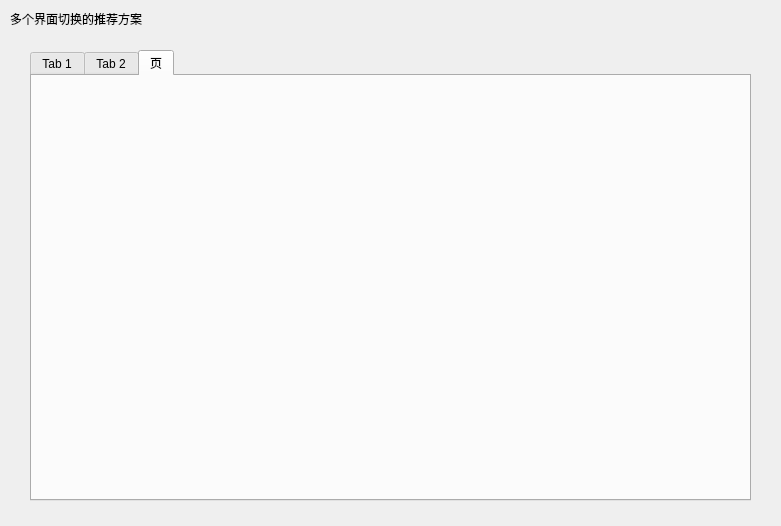
<?xml version="1.0" encoding="UTF-8"?>
<ui version="4.0">
 <class>MulTabDemo</class>
 <widget class="QWidget" name="MulTabDemo">
  <property name="geometry">
   <rect>
    <x>0</x>
    <y>0</y>
    <width>781</width>
    <height>526</height>
   </rect>
  </property>
  <property name="windowTitle">
   <string>Form</string>
  </property>
  <widget class="QLabel" name="label">
   <property name="geometry">
    <rect>
     <x>10</x>
     <y>10</y>
     <width>311</width>
     <height>18</height>
    </rect>
   </property>
   <property name="text">
    <string>多个界面切换的推荐方案</string>
   </property>
  </widget>
  <widget class="QTabWidget" name="tabWidget">
   <property name="geometry">
    <rect>
     <x>30</x>
     <y>50</y>
     <width>721</width>
     <height>451</height>
    </rect>
   </property>
   <property name="currentIndex">
    <number>2</number>
   </property>
   <widget class="QWidget" name="tab">
    <attribute name="title">
     <string>Tab 1</string>
    </attribute>
    <widget class="QPushButton" name="pushButton">
     <property name="geometry">
      <rect>
       <x>80</x>
       <y>150</y>
       <width>99</width>
       <height>28</height>
      </rect>
     </property>
     <property name="text">
      <string>PushButton</string>
     </property>
    </widget>
   </widget>
   <widget class="QWidget" name="tab_2">
    <attribute name="title">
     <string>Tab 2</string>
    </attribute>
    <widget class="QSpinBox" name="spinBox">
     <property name="geometry">
      <rect>
       <x>80</x>
       <y>150</y>
       <width>49</width>
       <height>25</height>
      </rect>
     </property>
    </widget>
   </widget>
   <widget class="QWidget" name="tab_3">
    <attribute name="title">
     <string>页</string>
    </attribute>
    <widget class="DBDemo" name="widget" native="true">
     <property name="geometry">
      <rect>
       <x>10</x>
       <y>20</y>
       <width>691</width>
       <height>351</height>
      </rect>
     </property>
    </widget>
   </widget>
  </widget>
 </widget>
 <customwidgets>
  <customwidget>
   <class>DBDemo</class>
   <extends>QWidget</extends>
   <header location="global">dbdemo.h</header>
   <container>1</container>
  </customwidget>
 </customwidgets>
 <resources/>
 <connections/>
</ui>
